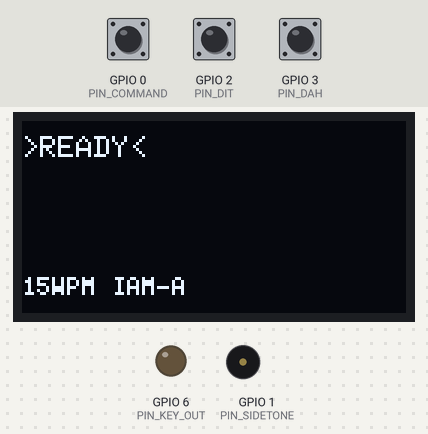
A sketch run on a simulated ESP32-C3. Parts: 128×64 one-colour display, output pins drawn as LEDs (lit = HIGH), buzzer (waves = sounding). Dashed ring = blinking. The test bench sets the inputs (shaded band); at power-on: GPIO 2 (PIN_DIT) HIGH, GPIO 3 (PIN_DAH) HIGH, GPIO 0 (PIN_COMMAND) HIGH. EEPROM starts erased.

Above: at 4.6 s.
4.7 s: GPIO 2 (PIN_DIT) pulled LOW for 0.15 s
At 6.2 s:
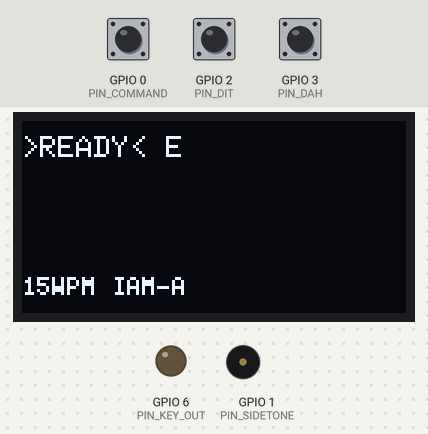
6.5 s: GPIO 3 (PIN_DAH) pulled LOW for 1 s
At 6.62 s:
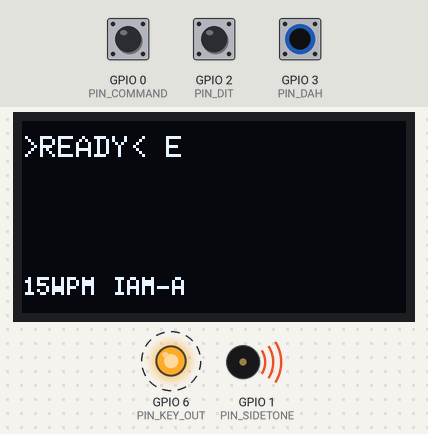
9.0 s: GPIO 3 (PIN_DAH) pulled LOW for 0.15 s
At 10.5 s:
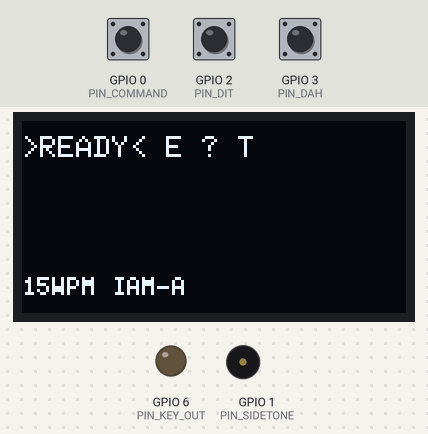
11.0 s: GPIO 0 (PIN_COMMAND) pulled LOW for 1 s
At 13.6 s:
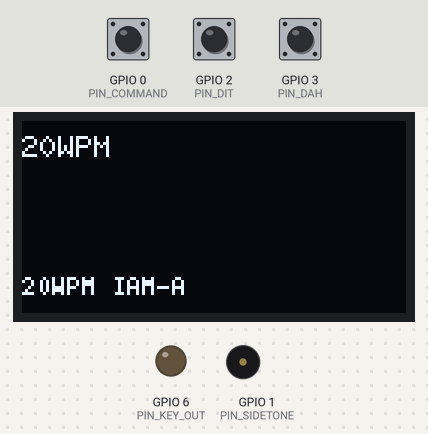
13.9 s: GPIO 2 (PIN_DIT) pulled LOW for 1 s
At 15.05 s:
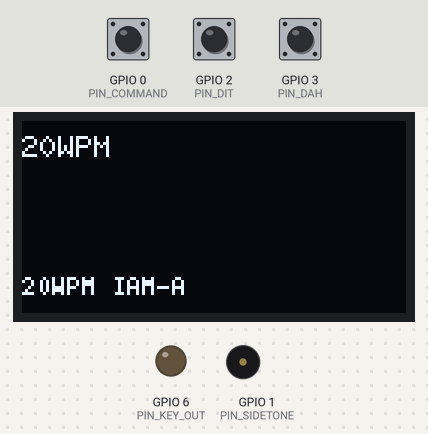
16.4 s: GPIO 2 (PIN_DIT) pulled LOW for 3.2 s
At 21.2 s:
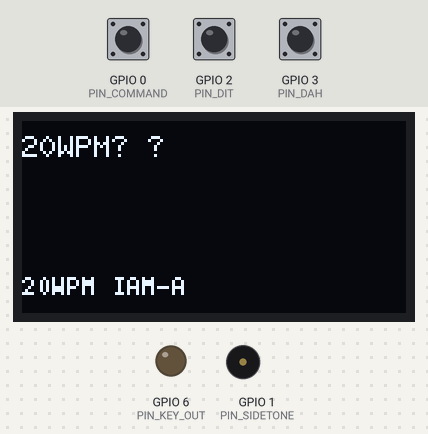
Timing chart, 0 to 22.1 s (numbered marks = the images above; inputs shaded):
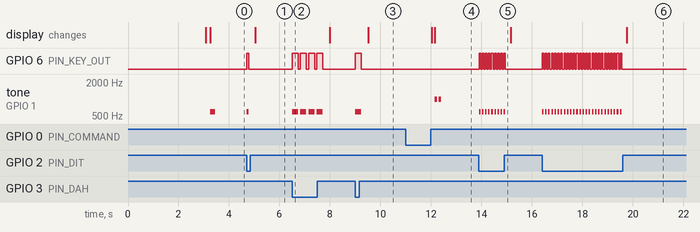

The sketch:

MORSE_TRAINER_IAMBIC_LU6APR.ino
```cpp
/*
  KEYER IÁMBICO LU6APR + DECODIFICADOR CW para ESP32-C3 Mini
  Pausa de 1 segundo para espacio automático
  Auto clear al llenar 4 líneas
*/

#include <Wire.h>
#include <U8g2lib.h>
#include <EEPROM.h>

// ==========================================
//   CONFIGURACIÓN DE PINES
// ==========================================
#define PIN_DIT         2
#define PIN_DAH         3
#define PIN_COMMAND     0
#define PIN_SIDETONE    1
#define PIN_KEY_OUT     6

#define I2C_SDA         5
#define I2C_SCL         4

// ==========================================
//   DISPLAY
// ==========================================
U8G2_SH1106_128X64_NONAME_F_HW_I2C u8g2(U8G2_R0, U8X8_PIN_NONE);

// ==========================================
//   CONFIGURACIÓN
// ==========================================
struct KeyerSettings {
  uint8_t speedWPM;
  bool iambicModeA;
  bool swapPaddles;
  bool sidetoneEnabled;
  uint16_t sidetoneFreq;
};

KeyerSettings settings = {15, true, false, true, 600};

// ==========================================
//   TABLA MORSE
// ==========================================
struct MorseChar {
  char character;
  uint8_t length;
  uint32_t code;
};

const MorseChar morseTable[] PROGMEM = {
  {'A',2,0b01},{'B',4,0b1000},{'C',4,0b1010},{'D',3,0b100},{'E',1,0b0},
  {'F',4,0b0010},{'G',3,0b110},{'H',4,0b0000},{'I',2,0b00},{'J',4,0b0111},
  {'K',3,0b101},{'L',4,0b0100},{'M',2,0b11},{'N',2,0b10},{'O',3,0b111},
  {'P',4,0b0110},{'Q',4,0b1101},{'R',3,0b010},{'S',3,0b000},{'T',1,0b1},
  {'U',3,0b001},{'V',4,0b0001},{'W',3,0b011},{'X',4,0b1001},{'Y',4,0b1011},
  {'Z',4,0b1100},{'0',5,0b11111},{'1',5,0b01111},{'2',5,0b00111},{'3',5,0b00011},
  {'4',5,0b00001},{'5',5,0b00000},{'6',5,0b10000},{'7',5,0b11000},{'8',5,0b11100},
  {'9',5,0b11110},{'.',6,0b010101},{',',6,0b110011},{'?',6,0b001100},{'!',6,0b101011},
  {';',6,0b101010},{':',6,0b111000},{'\'',6,0b011110},{'"',6,0b010110},{'-',6,0b100001},
  {'/',5,0b10010},{'=',5,0b10001},{'(',5,0b10110},{')',6,0b101101},{'@',6,0b110110},
  {'_',6,0b100110},{'+',5,0b01010},{'&',5,0b01000}
};

// ==========================================
//   VARIABLES
// ==========================================
#define MAX_TEXT_LENGTH 200
char textBuffer[MAX_TEXT_LENGTH];
uint16_t bufferStart = 0, bufferEnd = 0;
bool bufferFull = false;

uint32_t currentCode = 0;
uint8_t currentLength = 0;
unsigned long lastChangeTime = 0;
bool isKeyDown = false;
unsigned long keyDownStart = 0;

unsigned long lastKeyActivityTime = 0;
bool espacioAgregadoPorPausa = false;
const unsigned long PAUSA_ESPACIO_MS = 1000;

enum KeyerState { IDLE, DIT_PENDING, DAH_PENDING, KEY_DOWN, INTER_ELEMENT };
KeyerState keyerState = IDLE;
unsigned long keyerTimer = 0;
bool txActive = false;
volatile uint8_t paddleState = 0;
const uint8_t DIT_MASK = 0x01, DAH_MASK = 0x02;

bool lastBtnState = HIGH;
#define MAX_PANTALLA_CHARS 80
int caracteresEnPantalla = 0;

// ==========================================
//   FUNCIONES
// ==========================================
unsigned long getDitDuration() { return 1200UL / settings.speedWPM; }
unsigned long getDahDuration() { return getDitDuration() * 3; }
unsigned long getInterLetterGap() { return getDitDuration() * 3; }
unsigned long getInterWordGap() { return getDitDuration() * 7; }

void updateDisplay();

void addCharToBuffer(char c) {
  if (bufferFull) {
    textBuffer[bufferEnd] = c;
    bufferEnd = (bufferEnd + 1) % MAX_TEXT_LENGTH;
    bufferStart = bufferEnd;
    caracteresEnPantalla = MAX_PANTALLA_CHARS;
  } else {
    textBuffer[bufferEnd] = c;
    bufferEnd = (bufferEnd + 1) % MAX_TEXT_LENGTH;
    if (bufferEnd == bufferStart) bufferFull = true;
    caracteresEnPantalla++;
  }
  updateDisplay();
}

void addSpaceToBuffer() {
  if (bufferEnd != bufferStart || !bufferFull) addCharToBuffer(' ');
}

void clearBuffer() {
  bufferStart = 0; bufferEnd = 0; bufferFull = false;
  caracteresEnPantalla = 0;
  memset(textBuffer, 0, MAX_TEXT_LENGTH);
  updateDisplay();
}

void updateDisplay() {
  u8g2.firstPage();
  do {
    u8g2.setFont(u8g2_font_6x10_tf);
    uint16_t idx = bufferStart;
    for (int line = 0; line < 4; line++) {
      char lineBuffer[21] = {0};
      int col = 0;
      while (col < 20 && (idx != bufferEnd || bufferFull)) {
        char c = textBuffer[idx];
        if (c == '\0') c = ' ';
        lineBuffer[col++] = c;
        idx = (idx + 1) % MAX_TEXT_LENGTH;
        if (idx == bufferStart && !bufferFull) break;
      }
      u8g2.drawStr(0, 12 + (line * 12), lineBuffer);
    }
    char statusLine[25];
    sprintf(statusLine, "%dWPM %s", settings.speedWPM,
            settings.iambicModeA ? "IAM-A" : "IAM-B");
    u8g2.setFont(u8g2_font_5x7_tf);
    u8g2.drawStr(0, 58, statusLine);
  } while (u8g2.nextPage());
}

char decodeMorse(uint32_t code, uint8_t length) {
  int num = sizeof(morseTable) / sizeof(morseTable[0]);
  for (int i = 0; i < num; i++) {
    MorseChar mc;
    memcpy_P(&mc, &morseTable[i], sizeof(mc));
    if (mc.length == length && mc.code == code) return mc.character;
  }
  return '?';
}

void verificarPausaLarga() {
  if (!txActive && !isKeyDown) {
    if ((millis() - lastKeyActivityTime) >= PAUSA_ESPACIO_MS && !espacioAgregadoPorPausa) {
      addSpaceToBuffer();
      espacioAgregadoPorPausa = true;
      // BEEP ELIMINADO - Ya no suena al agregar espacio
    }
  } else {
    espacioAgregadoPorPausa = false;
  }
}

void verificarAutoClear() {
  if (caracteresEnPantalla >= MAX_PANTALLA_CHARS) {
    clearBuffer();
    const char* msg = ">CLEAR<";
    for (const char* p = msg; *p; p++) addCharToBuffer(*p);
    if (settings.sidetoneEnabled) {
      tone(PIN_SIDETONE, 1000); delay(60); noTone(PIN_SIDETONE);
      delay(40);
      tone(PIN_SIDETONE, 1200); delay(60); noTone(PIN_SIDETONE);
    }
  }
}

void processDecoder() {
  bool currentKeyState = digitalRead(PIN_KEY_OUT);
  unsigned long now = millis();

  if (currentKeyState && !isKeyDown) {
    isKeyDown = true; keyDownStart = now; lastKeyActivityTime = now;
    if (currentLength > 0 && (now - lastChangeTime) > getInterLetterGap()) {
      char c = decodeMorse(currentCode, currentLength);
      if (c != '\0') addCharToBuffer(c);
      currentCode = 0; currentLength = 0;
    }
  } else if (!currentKeyState && isKeyDown) {
    isKeyDown = false;
    unsigned long duration = now - keyDownStart;
    unsigned long ditDur = getDitDuration();
    lastKeyActivityTime = now;
    if (duration <= ditDur * 1.5) {
      currentCode = (currentCode << 1) | 0;
    } else if (duration <= ditDur * 3.5) {
      currentCode = (currentCode << 1) | 1;
    } else {
      currentCode = 0; currentLength = 0;
    }
    if (duration <= ditDur * 3.5) { currentLength++; if (currentLength > 12) currentLength = 12; }
    lastChangeTime = now;
  } else if (!isKeyDown && currentLength > 0) {
    if ((now - lastChangeTime) >= getInterLetterGap()) {
      char c = decodeMorse(currentCode, currentLength);
      if (c != '\0') addCharToBuffer(c);
      currentCode = 0; currentLength = 0; lastChangeTime = now;
    }
    if ((now - lastChangeTime) >= getInterWordGap()) {
      if (bufferEnd == 0 || textBuffer[(bufferEnd - 1 + MAX_TEXT_LENGTH) % MAX_TEXT_LENGTH] != ' ') {
        addSpaceToBuffer();
      }
      lastChangeTime = now;
    }
  }
  verificarPausaLarga();
  verificarAutoClear();
}

uint8_t readPaddles() {
  uint8_t result = 0;
  if (digitalRead(PIN_DIT) == LOW) result |= 0x01;
  if (digitalRead(PIN_DAH) == LOW) result |= 0x02;
  if (result) { lastKeyActivityTime = millis(); espacioAgregadoPorPausa = false; }
  if (settings.swapPaddles) {
    uint8_t swapped = 0;
    if (result & 0x01) swapped |= 0x02;
    if (result & 0x02) swapped |= 0x01;
    return swapped;
  }
  return result;
}

void startTransmit() {
  if (!txActive) {
    txActive = true;
    digitalWrite(PIN_KEY_OUT, HIGH);
    if (settings.sidetoneEnabled) tone(PIN_SIDETONE, settings.sidetoneFreq);
  }
}

void stopTransmit() {
  if (txActive) {
    txActive = false;
    digitalWrite(PIN_KEY_OUT, LOW);
    if (settings.sidetoneEnabled) noTone(PIN_SIDETONE);
  }
}

void processKeyer() {
  uint8_t paddles = readPaddles();
  unsigned long now = millis();
  switch (keyerState) {
    case IDLE:
      if (paddles & 0x01) { paddleState |= 0x01; keyerState = DIT_PENDING; }
      else if (paddles & 0x02) { paddleState |= 0x02; keyerState = DAH_PENDING; }
      break;
    case DIT_PENDING:
      if (paddleState & 0x01) { startTransmit(); keyerTimer = now + getDitDuration(); keyerState = KEY_DOWN; paddleState &= ~0x01; }
      else if (paddles & 0x02) { paddleState |= 0x02; keyerState = DAH_PENDING; }
      else keyerState = IDLE;
      break;
    case DAH_PENDING:
      if (paddleState & 0x02) { startTransmit(); keyerTimer = now + getDahDuration(); keyerState = KEY_DOWN; paddleState &= ~0x02; }
      else if (paddles & 0x01) { paddleState |= 0x01; keyerState = DIT_PENDING; }
      else keyerState = IDLE;
      break;
    case KEY_DOWN:
      if (now >= keyerTimer) { stopTransmit(); keyerTimer = now + getDitDuration(); keyerState = INTER_ELEMENT; if (!settings.iambicModeA) { uint8_t np = readPaddles(); if (np & 0x01) paddleState |= 0x01; if (np & 0x02) paddleState |= 0x02; } }
      break;
    case INTER_ELEMENT:
      if (now >= keyerTimer) {
        if (paddleState & 0x01) keyerState = DIT_PENDING;
        else if (paddleState & 0x02) keyerState = DAH_PENDING;
        else { uint8_t np = readPaddles(); if (np & 0x01) { paddleState |= 0x01; keyerState = DIT_PENDING; } else if (np & 0x02) { paddleState |= 0x02; keyerState = DAH_PENDING; } else keyerState = IDLE; }
      }
      break;
  }
}

void processCommand() {
  bool btnState = digitalRead(PIN_COMMAND);
  if (lastBtnState == HIGH && btnState == LOW) {
    unsigned long pressStart = millis();
    while (digitalRead(PIN_COMMAND) == LOW) delay(10);
    unsigned long duracion = millis() - pressStart;
    if (duracion < 1000) {
      clearBuffer();
      if (settings.sidetoneEnabled) { tone(PIN_SIDETONE, 800); delay(80); noTone(PIN_SIDETONE); }
    } else {
      settings.speedWPM += 5;
      if (settings.speedWPM > 35) settings.speedWPM = 10;
      EEPROM.begin(sizeof(settings) + 4);
      EEPROM.put(4, settings);
      EEPROM.commit();
      EEPROM.end();
      clearBuffer();
      char msg[8];
      sprintf(msg, "%dWPM", settings.speedWPM);
      for (char* p = msg; *p; p++) addCharToBuffer(*p);
      if (settings.sidetoneEnabled) { tone(PIN_SIDETONE, 1000); delay(100); noTone(PIN_SIDETONE); delay(50); tone(PIN_SIDETONE, 1000); delay(100); noTone(PIN_SIDETONE); }
    }
  }
  lastBtnState = btnState;
}

void showSplash() {
  u8g2.firstPage();
  do {
    u8g2.setFont(u8g2_font_ncenB14_tf);
    u8g2.drawStr(15, 30, "CW Trainer");
    u8g2.setFont(u8g2_font_6x10_tf);
    u8g2.drawStr(35, 50, "by LU6APR");
    u8g2.drawStr(42, 62, "(GP 3.0)");
  } while (u8g2.nextPage());
  delay(3000);
}

void setup() {
  pinMode(PIN_DIT, INPUT_PULLUP);
  pinMode(PIN_DAH, INPUT_PULLUP);
  pinMode(PIN_COMMAND, INPUT_PULLUP);
  pinMode(PIN_SIDETONE, OUTPUT);
  pinMode(PIN_KEY_OUT, OUTPUT);
  digitalWrite(PIN_KEY_OUT, LOW);

  EEPROM.begin(sizeof(settings) + 4);
  EEPROM.get(4, settings);
  if (settings.speedWPM < 5 || settings.speedWPM > 50) settings = {15, true, false, true, 600};
  EEPROM.end();

  Wire.begin(I2C_SDA, I2C_SCL);
  u8g2.begin();
  u8g2.setContrast(255);

  // Mostrar splash screen
  showSplash();

  lastKeyActivityTime = millis();
  clearBuffer();
  const char* inicio = ">READY<";
  for (const char* p = inicio; *p; p++) addCharToBuffer(*p);

  if (settings.sidetoneEnabled) { tone(PIN_SIDETONE, 600); delay(200); noTone(PIN_SIDETONE); }
}

void loop() {
  processKeyer();
  processDecoder();
  processCommand();
  delay(2);
}
```

Measured:
- after the input at 4.7 s, GPIO 6 (PIN_KEY_OUT): LOW → HIGH at once, → LOW 0.08 s later; tone on GPIO 1 (PIN_SIDETONE): silent → 600 Hz at once, → silent 0.08 s later; the display: changes after 0.35 s (image 1)
- after the input at 6.5 s, GPIO 6 (PIN_KEY_OUT): alternates HIGH for 0.24 s and LOW for 0.08 s, 8 changes in all, then stays LOW, starting at once; tone on GPIO 1 (PIN_SIDETONE): alternates 600 Hz for 0.24 s and silent for 0.08 s, 8 changes in all, then stays silent, starting at once
- after the input at 9.0 s, GPIO 6 (PIN_KEY_OUT): LOW → HIGH at once, → LOW 0.24 s later; tone on GPIO 1 (PIN_SIDETONE): silent → 600 Hz at once, → silent 0.24 s later; the display: changes after 0.51 s (image 3)
- after the input at 11.0 s, tone on GPIO 1 (PIN_SIDETONE): alternates 1000 Hz for 0.10 s and silent for 0.05 s, 4 changes in all, then stays silent, starting after 1.2 s; the display: first changes after 1.0 s (image 4 shows a later state)
- after the input at 13.9 s, GPIO 6 (PIN_KEY_OUT): alternates HIGH for 0.06 s and LOW for 0.06 s, 18 changes in all, then stays LOW, starting at once; tone on GPIO 1 (PIN_SIDETONE): alternates 600 Hz for 0.06 s and silent for 0.06 s, 18 changes in all, then stays silent, starting at once
- after the input at 16.4 s, GPIO 6 (PIN_KEY_OUT): alternates HIGH for 0.06 s and LOW for 0.06 s, 52 changes in all, then stays LOW, starting at once; tone on GPIO 1 (PIN_SIDETONE): alternates 600 Hz for 0.06 s and silent for 0.06 s, 52 changes in all, then stays silent, starting at once; the display: changes after 3.4 s (image 6)
